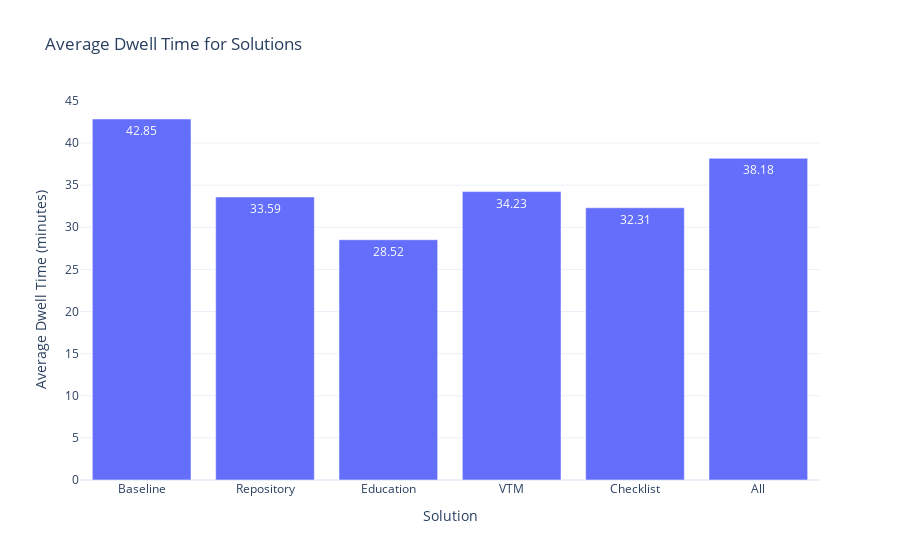

Notebook code for this chart:
### Code cell
import plotly.graph_objects as go

data = dictionary

rounded_values = [round(value, 2) for value in data.values()]

fig = go.Figure(data=[go.Bar(x=list(data.keys()), y=list(data.values()), text=rounded_values, textposition='auto')])

fig.update_layout(
    title="Average Dwell Time for Solutions",
    xaxis_title="Solution",
    yaxis_title="Average Dwell Time (minutes)",
    template="plotly_white"
)

fig.show()

### Figure 1 — Plotly figure (JSON) as saved in the notebook; plotly's stock layout.template omitted (floating-point values rounded to 4 significant figures)
{"data": [{"text": ["42.85", "33.59", "28.52", "34.23", "32.31", "38.18"], "textposition": "auto", "type": "bar", "x": ["Baseline", "Repository", "Education", "VTM", "Checklist", "All"], "y": [42.85, 33.59, 28.52, 34.23, 32.31, 38.18]}], "layout": {"title": {"text": "Average Dwell Time for Solutions"}, "xaxis": {"title": {"text": "Solution"}}, "yaxis": {"title": {"text": "Average Dwell Time (minutes)"}}}}
